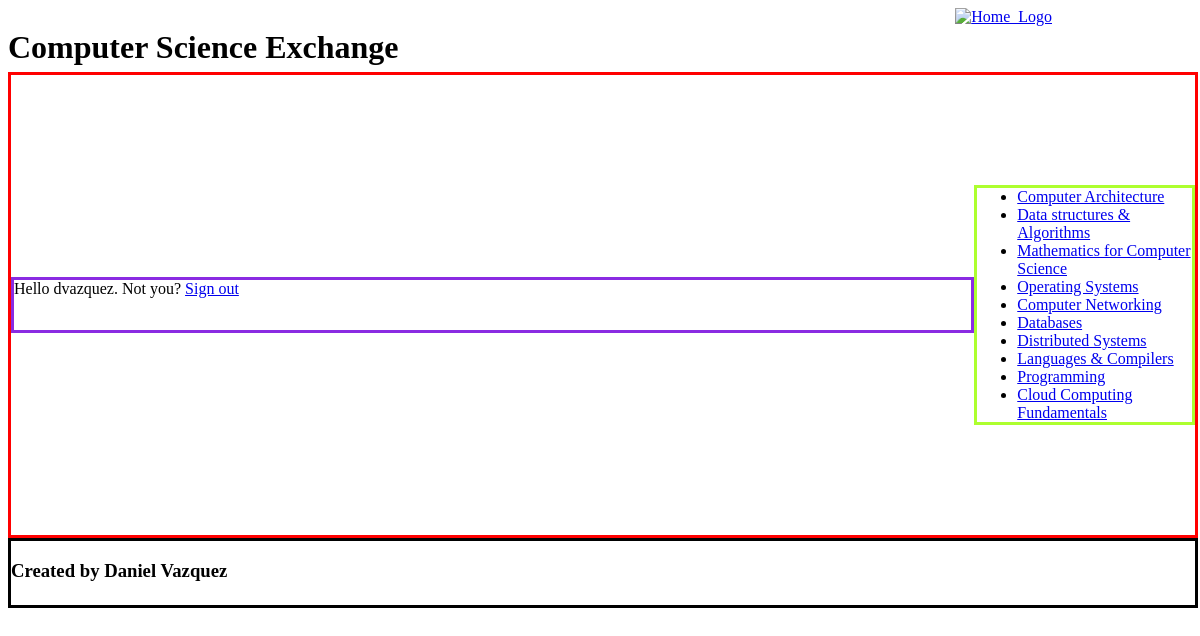
/ (signed in), run on the app's committed database.
### tables this page shows
CREATE TABLE IF NOT EXISTS `categories` (
  `id` int(11) NOT NULL AUTO_INCREMENT,
  `name` varchar(255) NOT NULL,
  `description` text NOT NULL,
  PRIMARY KEY (`id`)
);

### index.php (the view)
<?php
include 'dbconfig.php';
include 'header.php';
$sql = "SELECT
            id,
            name,
            description
        FROM
            categories";
$result = $mysqli->query($sql);
if (!$result) {
    echo 'The categories could not be displayed, please try again later.';
} else {
    if ($result->num_rows == 0) {
        echo 'No categories defined yet.';
    } else {
        echo '<ul class="category_list">';
        while($row = $result -> fetch_assoc())
        {
            echo '<li><a href="topics.php?id='. $row['id'] . '" class="cat_item">'. $row['name'] .'</a></li>';
        }
        echo '</ul>';
    }
}
include 'footer.php';
?>

### css/style.css (style rules this page uses)
body { font-family: "Gill Sans MT"; font-size: medium; }
.category_list { border: solid; border-color: greenyellow; }

### data on the page
categories: name "Computer Architecture"
categories: name "Data structures & Algorithms"
categories: name "Mathematics for Computer Science"
categories: name "Operating Systems"
categories: name "Computer Networking"
categories: name "Databases"
categories: name "Distributed Systems"
categories: name "Languages & Compilers"
categories: name "Programming"
categories: name "Cloud Computing Fundamentals"

### other printed values
$_SESSION['user_name'] "dvazquez"
